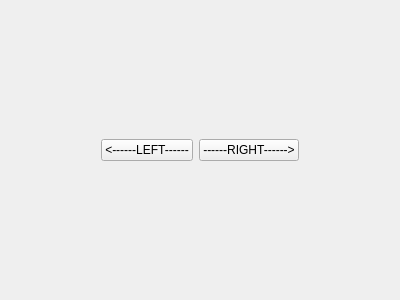
<?xml version="1.0" encoding="UTF-8"?>
<ui version="4.0">
 <class>TMSIManualAnnotationWidget</class>
 <widget class="QWidget" name="TMSIManualAnnotationWidget">
  <property name="geometry">
   <rect>
    <x>0</x>
    <y>0</y>
    <width>400</width>
    <height>300</height>
   </rect>
  </property>
  <property name="windowTitle">
   <string>Form</string>
  </property>
  <layout class="QHBoxLayout" name="horizontalLayout">
   <item>
    <spacer name="horizontalSpacer">
     <property name="orientation">
      <enum>Qt::Horizontal</enum>
     </property>
     <property name="sizeHint" stdset="0">
      <size>
       <width>40</width>
       <height>20</height>
      </size>
     </property>
    </spacer>
   </item>
   <item>
    <widget class="QPushButton" name="m_pushButton_Left">
     <property name="focusPolicy">
      <enum>Qt::NoFocus</enum>
     </property>
     <property name="text">
      <string>&lt;------LEFT------</string>
     </property>
    </widget>
   </item>
   <item>
    <widget class="QPushButton" name="m_pushButton_Right">
     <property name="focusPolicy">
      <enum>Qt::NoFocus</enum>
     </property>
     <property name="text">
      <string>------RIGHT------&gt;</string>
     </property>
    </widget>
   </item>
   <item>
    <spacer name="horizontalSpacer_2">
     <property name="orientation">
      <enum>Qt::Horizontal</enum>
     </property>
     <property name="sizeHint" stdset="0">
      <size>
       <width>40</width>
       <height>20</height>
      </size>
     </property>
    </spacer>
   </item>
  </layout>
 </widget>
 <resources/>
 <connections/>
</ui>
